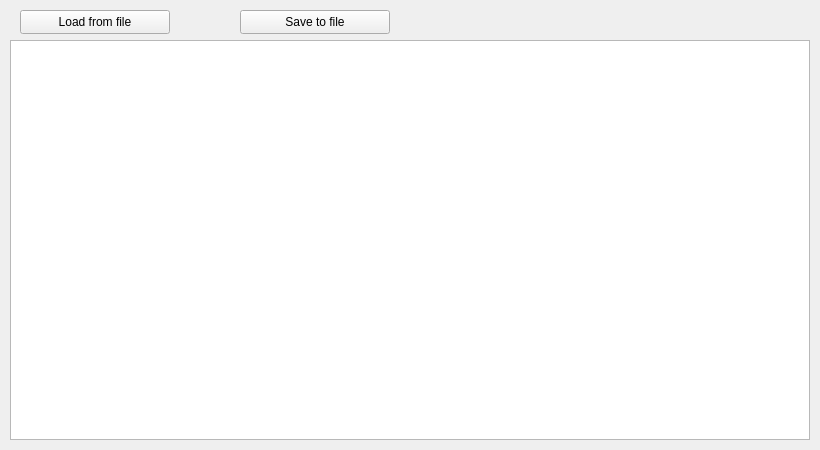
<?xml version="1.0" encoding="UTF-8"?>
<ui version="4.0">
 <class>MainWindow</class>
 <widget class="QMainWindow" name="MainWindow">
  <property name="geometry">
   <rect>
    <x>0</x>
    <y>0</y>
    <width>820</width>
    <height>450</height>
   </rect>
  </property>
  <property name="sizePolicy">
   <sizepolicy hsizetype="Fixed" vsizetype="Fixed">
    <horstretch>0</horstretch>
    <verstretch>0</verstretch>
   </sizepolicy>
  </property>
  <property name="minimumSize">
   <size>
    <width>820</width>
    <height>450</height>
   </size>
  </property>
  <property name="maximumSize">
   <size>
    <width>820</width>
    <height>450</height>
   </size>
  </property>
  <property name="windowTitle">
   <string>MainWindow</string>
  </property>
  <widget class="QWidget" name="centralwidget">
   <widget class="QTreeView" name="treeView">
    <property name="geometry">
     <rect>
      <x>10</x>
      <y>40</y>
      <width>800</width>
      <height>400</height>
     </rect>
    </property>
    <property name="minimumSize">
     <size>
      <width>800</width>
      <height>400</height>
     </size>
    </property>
    <property name="maximumSize">
     <size>
      <width>800</width>
      <height>400</height>
     </size>
    </property>
   </widget>
   <widget class="QPushButton" name="loadData">
    <property name="geometry">
     <rect>
      <x>20</x>
      <y>10</y>
      <width>150</width>
      <height>24</height>
     </rect>
    </property>
    <property name="text">
     <string>Load from file</string>
    </property>
   </widget>
   <widget class="QPushButton" name="saveData">
    <property name="geometry">
     <rect>
      <x>240</x>
      <y>10</y>
      <width>150</width>
      <height>24</height>
     </rect>
    </property>
    <property name="text">
     <string>Save to file</string>
    </property>
   </widget>
  </widget>
 </widget>
 <resources/>
 <connections/>
</ui>
